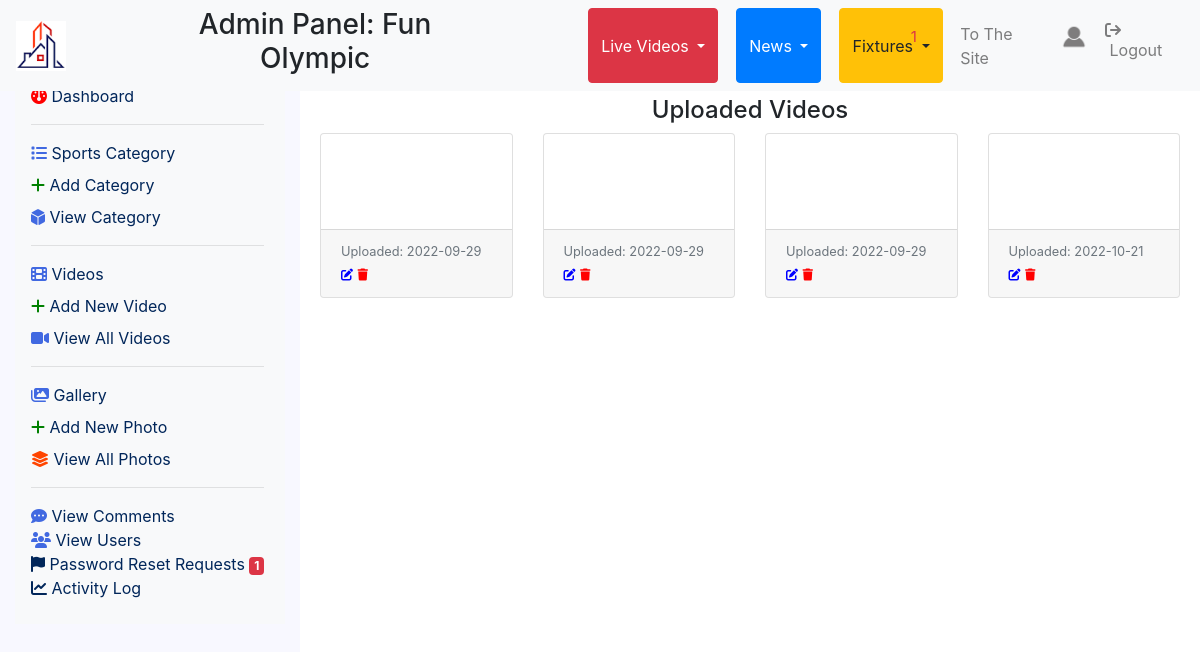
Screenshot of /admin/view_videos.php (signed in) with the database file from the repository.
### tables this page shows
CREATE TABLE `users` (
  `uid` int(11) NOT NULL,
  `fullname` varchar(255) NOT NULL,
  `phone` varchar(255) NOT NULL,
  `nationality` varchar(255) NOT NULL,
  `email` varchar(255) NOT NULL,
  `profile_image` varchar(255) NOT NULL,
  `username` varchar(255) NOT NULL,
  `password` varchar(255) NOT NULL,
  `status` varchar(255) NOT NULL,
  `registered_date` varchar(255) NOT NULL,
  `is_admin` int(11) NOT NULL,
  `last_login` varchar(255) NOT NULL
);

CREATE TABLE `videos` (
  `vid` int(11) NOT NULL,
  `title` varchar(255) NOT NULL,
  `category_title` varchar(255) NOT NULL,
  `description` mediumtext NOT NULL,
  `video_path` varchar(255) NOT NULL,
  `tags` varchar(255) NOT NULL,
  `views` int(11) NOT NULL,
  `upload_date` varchar(255) NOT NULL,
  `upload_time` varchar(255) NOT NULL
);

### admin/functions.php (called while the page is built, shortened)
<?php include "../db.php"?>
<?php
function recordCount($table){
    global $connection;
    $query = "SELECT * FROM " . $table;
    $select_from_table = mysqli_query($connection, $query);
    $result = mysqli_num_rows($select_from_table);
    return $result;
}
?>

### admin/view_videos.php (the view, shortened to what this page needs)
<?php include "admin_header.php" ?>
<div class="col-md-3" id="sidebar">
    <?php include "sidebar.php"?>
</div>
<div class="col-md-9" id="main-container">
    <h4 class="text-center">Uploaded Videos</h4>
    <div class="row justify-content-center">
        <?php
        if(recordCount('videos')==0){
            echo"<h5 class='text-danger'>No videos</h5>";
        }
        else{
            $query = "SELECT * FROM videos";
            $select_videos = mysqli_query($connection, $query);
            while($row = mysqli_fetch_assoc($select_videos)) {
                $vid        = $row['vid'];
                $title      = $row['title'];
                $video_path      = $row['video_path'];
                $upload_date= $row['upload_date'];
                echo "<div class='col-md-3' style='margin-bottom:20px'>
                        <div class='card'>
                            <video width='100%'>
                                <source src='../videos/$video_path' type='video/mp4'>
                            </video>
                            <div class='card-footer'>
                                <small class='text-muted'>Uploaded: $upload_date</small>
                                <a href='edit_video.php?edit=$vid' style='font-size:12px; color:blue' data-toggle='tooltip' data-placement='bottom' title='edit'><i class='fa-solid fa-pen-to-square'></i></a>
                                <a href='view_videos.php?delete=$vid&title=$title' onClick=\"javascript: return confirm('Are you sure you want to delete?'); \" style='font-size:12px; color:Red' data-toggle='tooltip' data-placement='bottom' title='delete'><i class='fa-solid fa-trash'></i></a>
                            </div>
                        </div>
                    </div>";
            }
        }
        ?>
    </div>
</div>
<?php include "admin_footer.php" ?>

### admin/admin_header.php (shortened to what this page needs)
<?php include "functions.php" ?>
<?php
$username = $_SESSION['username'];
?>
<!DOCTYPE html>
<html lang="en">
<head>
    <link rel="stylesheet" href="https://stackpath.bootstrapcdn.com/bootstrap/4.5.0/css/bootstrap.min.css">
    <link rel="stylesheet" href="https://maxcdn.bootstrapcdn.com/font-awesome/4.7.0/css/font-awesome.min.css">
    <link rel="stylesheet" href="css/style.css">
</head>
<body>
    <div class="container-fluid">
        <nav class="navbar navbar-expand-md fixed-top navbar-light bg-light">
            <a class="navbar-brand" href="../admin/"><img src="../images/logo.png" height="50" width="50" alt=""></a>
            <div class="collapse navbar-collapse" id="navbarNav">
                <ul class="navbar-nav mr-auto">
                    <h3 class="text-center">Admin Panel: Fun Olympic</h3>
                    <div class="btn-group">
                        <button type="button" class="btn btn-danger dropdown-toggle" data-toggle="dropdown"
                            aria-haspopup="true" aria-expanded="false">
                            Live Videos
                        </button>
                    </div>
                    <div class="btn-group">
                        <button type="button" class="btn btn-primary dropdown-toggle" data-toggle="dropdown"
                            aria-haspopup="true" aria-expanded="false">
                            News
                        </button>
                    </div>
                    <div class="btn-group">
                        <button type="button" class="btn btn-warning dropdown-toggle" data-toggle="dropdown"
                            aria-haspopup="true" aria-expanded="false">
                            Fixtures
                        </button>
                    </div>
                </ul>
                <ul class="navbar-nav">
                <li class="nav-item">
                        <a href="view_emails.php" class="nav-link text-danger" style="font-size:25px" data-toggle="tooltip" title="Emails"><i class="fa-solid fa-bell"></i>
                        <sup><small>
                            <?php
                        $query = "SELECT * FROM emails WHERE status='unread'";
                        $select_from_table = mysqli_query($connection, $query);
                        echo mysqli_num_rows($select_from_table);
                        ?>
                        </small></sup>
                        </a>
                    </li>
                    <li class="nav-item">
                        <a href="../home.php" class="nav-link" target="_blank">To The Site</a>
                    </li>
                    <li class="nav-item">
                        <a class="nav-link" href="profile.php">
                        <?php
                            $query = "SELECT * FROM users WHERE username = '$username'";
                            $select_user = mysqli_query($connection, $query);
                            while($row = mysqli_fetch_assoc($select_user)) {
                                $profile_image = $row['profile_image'];
                            ?>
                            <img
                                src="../images/<?php echo $profile_image ?>"
                                height="30" width="30" alt="" style="border-radius:50%"
                                ><?php } ?>
                            </a>
                    </li>
                    <li class="nav-item">
                        <a class="nav-link" href="../logout.php"><i
                                class="fa-solid fa-arrow-right-from-bracket"></i>&nbsp;Logout</a>
                    </li>
                </ul>
            </div>
        </nav>
        <div class="row">
        </div>
        <div class="row">

### admin/css/style.css (style rules this page uses)
html { height: 100%; }
#main-container { margin-top: 60px; position: fixed; left:25%; height: 90%; overflow-y: auto; padding: 20px; }
#sidebar { padding-top:60px; background-color: ghostwhite; position: fixed; left:0; height: 100%; overflow-y: auto; }

### admin/css/sidebar.css (style rules this page uses)
ul { margin-left:-40px; }
ul li { list-style: none; color:#01265a; }
ul li a { color: #01265a; }

### rows the page displays
users: profile_image (placeholder picture)
videos: upload_date "2022-09-29"
videos: upload_date "2022-09-29"
videos: upload_date "2022-09-29"
videos: upload_date "2022-10-21"

### other values shown
mysqli_num_rows($select_from_table) "1"
pending_password_reset_count() "1"
